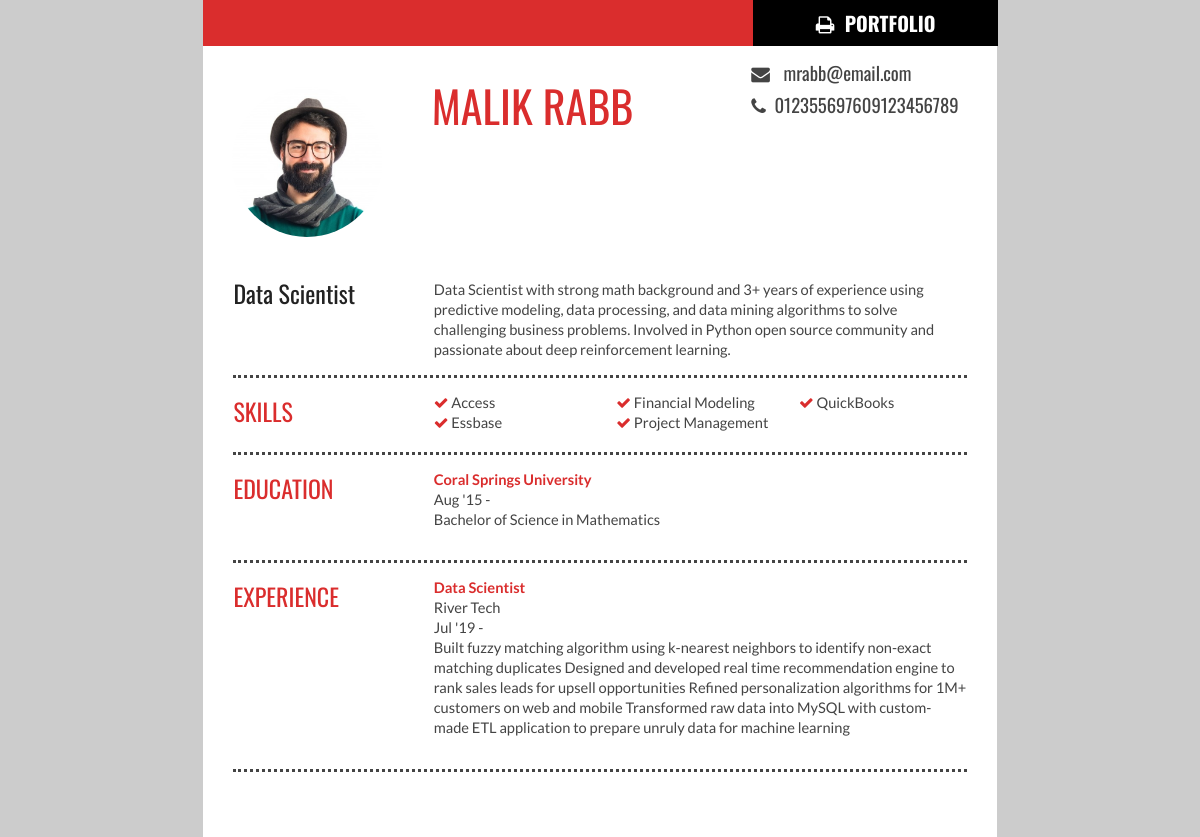
/app/template5.php (signed in), run on the app's committed database.
### tables this page shows
CREATE TABLE `basic` (
  `id` int(10) NOT NULL,
  `user_id` int(100) NOT NULL,
  `name` varchar(100) NOT NULL,
  `email` varchar(100) NOT NULL,
  `address` varchar(500) NOT NULL,
  `profession` varchar(100) NOT NULL,
  `image` varchar(200) NOT NULL,
  `about` varchar(1000) NOT NULL,
  `skill1` varchar(100) NOT NULL,
  `skill2` varchar(100) NOT NULL,
  `skill3` varchar(100) NOT NULL,
  `skill4` varchar(100) NOT NULL,
  `skill5` varchar(100) NOT NULL,
  `lang1` varchar(20) NOT NULL,
  `lang2` varchar(20) NOT NULL,
  `lang3` varchar(20) NOT NULL,
  `degree1` varchar(100) NOT NULL,
  `university1` varchar(100) NOT NULL,
  `es_year1` varchar(100) NOT NULL,
  `degree2` varchar(100) NOT NULL,
  `university2` varchar(100) NOT NULL,
  `es_year2` varchar(100) NOT NULL,
  `c_name1` varchar(100) NOT NULL,
  `j_profession1` varchar(100) NOT NULL,
  `js_year1` varchar(100) NOT NULL,
  `details1` varchar(2000) NOT NULL,
  `c_name2` varchar(100) NOT NULL,
  `j_profession2` varchar(100) NOT NULL,
  `js_year2` varchar(100) NOT NULL,
  `details2` varchar(2000) NOT NULL,
  `c_name3` varchar(100) NOT NULL,
  `j_profession3` varchar(100) NOT NULL,
  `js_year3` varchar(100) NOT NULL,
  `details3` varchar(2000) NOT NULL,
  `phone` varchar(10) NOT NULL
);

### app/template5.php (the view, shortened to what this page needs)
<?php
include 'config.php';
$user_id = $_SESSION['user_id'];
?>
<!DOCTYPE html>
<html lang="et" >
<head>
</head>
<body>
<html lang="et" >
   <head>
      <link rel="stylesheet" href="https://cdnjs.cloudflare.com/ajax/libs/font-awesome/4.7.0/css/font-awesome.min.css">
   </head>
   <body id="top">
   <?php
         $select_info = mysqli_query($conn, "SELECT * FROM `basic` WHERE user_id = '$user_id'") or die('query failed');
         if(mysqli_num_rows($select_info) > 0){
            while($fetch_info = mysqli_fetch_assoc($select_info)){
      ?>
      <page size="A4">
         <div id="button" class="no-print">
            <button type="button" onclick="myFunction()"><span class="button-txt"><i class="fa fa-print" aria-hidden="true"></i>
            &nbsp;Portfolio</span></button>
         </div>
         <div class="cv">
            <div id="header">
               <div class="contactDetails">
                  <ul>
                     <li class="icon" title="Kirjuta mulle!"><a href=""><i class="fa fa-envelope">&nbsp;&nbsp;</i> <?php echo $fetch_info['email']; ?></a></li>
                     <li class="icon" title="Helista mulle!"><a href=""><i class="fa fa-phone" aria-hidden="true"></i>&nbsp;&nbsp;<?php echo $fetch_info['phone']; ?>09123456789</a></li>
                  </ul>
               </div>
            </div>
            <div class="mainDetails">
               <div id="headshot">
                  <img id="avatar" src="uploaded_img/<?php echo $fetch_info['image']; ?>" alt="" title="See olen mina" />
               </div>
               <div id="name">
                  <h1><?php echo $fetch_info['name']; ?><span class="nameDetails">&nbsp;&nbsp;</span></h1>
               </div>
            </div>
            <div id="mainArea">
               <section>
                  <article>
                     <div class="sectionTitle">
                        <h3><?php echo $fetch_info['profession']; ?></h3>
                     </div>
                     <div class="sectionContent">
                        <p><?php echo $fetch_info['about']; ?></p>
                     </div>
                  </article>
               </section>
               <section>
                  <div class="sectionTitle">
                     <h1>Skills</h1>
                  </div>
                  <div class="sectionContent">
                     <ul class="keySkills">
                        <li><i class="fa fa-check" aria-hidden="true"></i>&nbsp;<?php echo $fetch_info['skill1']; ?></li>
                        <li><i class="fa fa-check" aria-hidden="true"></i>&nbsp;<?php echo $fetch_info['skill2']; ?></li>
                        <li><i class="fa fa-check" aria-hidden="true"></i>&nbsp;<?php echo $fetch_info['skill3']; ?></li>
                        <li><i class="fa fa-check" aria-hidden="true"></i>&nbsp;<?php echo $fetch_info['skill4']; ?></li>
                        <li><i class="fa fa-check" aria-hidden="true"></i>&nbsp;<?php echo $fetch_info['skill5']; ?></li>
                     </ul>
                  </div>
               </section>
               <section>
                  <div class="sectionTitle">
                     <h1>Education</h1>
                  </div>
                  <div class="sectionContent">
                     <ul class="list">
                        <li><span class="subDetails"><?php echo $fetch_info['degree1']; ?></span></li>
                        <li><span class="bold"></span> <?php echo $fetch_info['es_year1']; ?></li>
                       <li><span class="bold"></span><?php echo $fetch_info['university1']; ?></li>
                     </ul>
                  </div>
                  <div class="sectionContent">
                  </div>
               </section>
               <section>
                  <div class="sectionTitle">
                     <h1>Experience</h1>
                  </div>
                  <div class="sectionContent">
                     <ul class="list">
                        <li><span class="subDetails"><?php echo $fetch_info['j_profession1']; ?></span></li>
                        <li><span class="bold"></span> <?php echo $fetch_info['c_name1']; ?></li>
                       <li><span class="bold"></span><?php echo $fetch_info['js_year1']; ?></li>
                       <li><span class="bold"></span><?php echo $fetch_info['details1']; ?></li>
                     </ul>
                  </div>
                  <div class="sectionContent">
                  </div>
               </section>
               <section>
               </section>
            </div>
         </div>
      </page>
      <?php
         }
      }else{
         echo '<p class="empty">no info added yet!</p>';
      }
      ?>
   </body>
<html>

### app/template5.php (style rules this page uses)
body { background: rgb(204,204,204); }
page { background: #fff; display: block; margin: 0 auto; margin-bottom: 5mm; margin-top: 5mm; }
page[size="A4"] { width: 210mm; height: 297mm; }
html,body,div,span,object,iframe,h1,h2,h3,h4,h5,h6,p,blockquote,pre,abbr,address,cite,code,del,dfn,em,img,ins,kbd,q,samp,small,strong,sub,sup,var,b,i,dl,dt,dd,ol,ul,li,fieldset,form,label,legend,table,caption,tbody,tfoot,thead,tr,th,td,article,aside,canvas,details,figcaption,figure,footer,header,hgroup,menu,nav,section,summary,time,mark,audio,video { border:0; font:inherit; font-size:100%; margin:0; padding:0; vertical-align:baseline; }
article,aside,details,figcaption,figure,footer,header,hgroup,menu,nav,section { display:block; }
html, body { font-family: 'Lato', helvetica, arial, sans-serif; font-size: 11pt; color: #222; }
p { line-height: 15pt; margin-bottom: 4mm; color: #444; word-break: break-word; }
a { text-decoration: none; }
a, .fa-check, .fa-arrow-right { color: #da2d2d; }
.cv { width: 210mm; height: 297mm; background: #fff; }
.mainDetails { padding: 8mm 0 0 8mm; background: #fff; }
#name { float: left; text-transform: uppercase; padding: 8.5mm 0 0 7mm; }
#name h1 { font-size: 33pt; font-weight: 400; font-family: 'Oswald', Helvetica, Arial, sans-serif; line-height: 38pt; color:#da2d2d; }
h3 { font-size: 18pt; font-family: 'Oswald', Helvetica, Arial, sans-serif; line-height: 20pt; }
#mainArea, #mainAreaTwo { padding: 0 8mm; }
#headshot { width: 46mm; float: left; margin-top:10mm; margin-left:-.5mm; }
#headshot img { height: 150px; width: 150px; border-radius: 50%; border:2px solid var(--black); object-fit: cover; margin-bottom: 10px; -webkit-border-radius: 50%; border-radius: 50%; }
.contactDetails { float:right; margin:10mm 8mm 0 0; float: right; }
.contactDetails ul { list-style-type: none; font-family: 'Oswald', Helvetica, Arial, sans-serif; }
.contactDetails ul li { line-height: 24pt; color: #444; }
.contactDetails ul li a, a[href^=tel] { color: #444; padding: 4px 8px; text-decoration: none; -webkit-transition: all .1s ease-in; -moz-transition: all .1s ease-in; -o-transition: all .1s ease-in; -ms-transition: all .1s ease-in; transition: all .1s ease-in; }
.icon { font-size: 14pt; }
section { border-top: 1mm dotted #444; padding: 4mm 0 0 0; }
section:first-child { border-top: 0; padding: 8mm 0 0 0; }
section:last-child { padding: 4mm 0 0 0; }
.sectionTitle { float: left; width: 50mm; margin-bottom:6mm; }
.sectionContent { float: right; width: 141mm; }
.sectionTitle h1 { font-family: 'Oswald', Helvetica, Arial, sans-serif; font-weight: 400; text-transform: uppercase; font-size: 18pt; color: #da2d2d; }
.subDetails { font-family: 'Lato', Helvetica, Arial, sans-serif; font-size: 11pt; font-weight:bold; color: #da2d2d; }
.nameDetails { font-size: 11pt; font-family: 'Lato', Helvetica, Arial, sans-serif; color: #444; text-transform: lowercase; }
.keySkills { list-style-type: none; -moz-column-count:3; -webkit-column-count:3; column-count:3; margin-bottom: 4mm; font-size: 11pt; color: #444; line-height: 15pt; }
.list { list-style-type: none; -moz-column-count:1; -webkit-column-count:1; column-count:1; margin-bottom: 4mm; font-size: 11pt; color: #444; line-height: 15pt; }
button { background-color: black; width:245px; border:none; outline:0; color: #fff; font-family: 'Oswald', Helvetica, Arial, sans-serif; font-size: 20px; font-weight:bold; padding: 8px 20px; text-align: center; text-decoration: none; display: inline-block; margin: 0px 550px; cursor: pointer; text-transform:uppercase }
#button { width:210mm; height:40px; position:fixed; z-index: 10; background: #da2d2d; border-bottom:solid #da2d2d 6px; top:0px; }

### data on the page
basic: email "mrabb@email.com", phone "0123556976", image (picture), name "MALIK RABB", profession "Data Scientist", about "Data Scientist with strong math background and 3+ years of experience using predictive modeling, data processing, and data mining algorithms to solve challenging business problems. Involved in Python open source community and passionate about deep reinforcement learning.", skill1 "Access", skill2 "Essbase", skill3 "Financial Modeling", skill4 "Project Management", skill5 "QuickBooks", degree1 "Coral Springs University", es_year1 "Aug '15 -", university1 "Bachelor of Science in Mathematics", j_profession1 "Data Scientist", c_name1 "River Tech", js_year1 "Jul '19 -", details1 "Built fuzzy matching algorithm using k-nearest neighbors to identify non-exact matching duplicates Designed and developed real time recommendation engine to rank sales leads for upsell opportunities Refined personalization algorithms for 1M+ customers on web and mobile Transformed raw data into MySQL with custom-made ETL application to prepare unruly data for machine learning"
